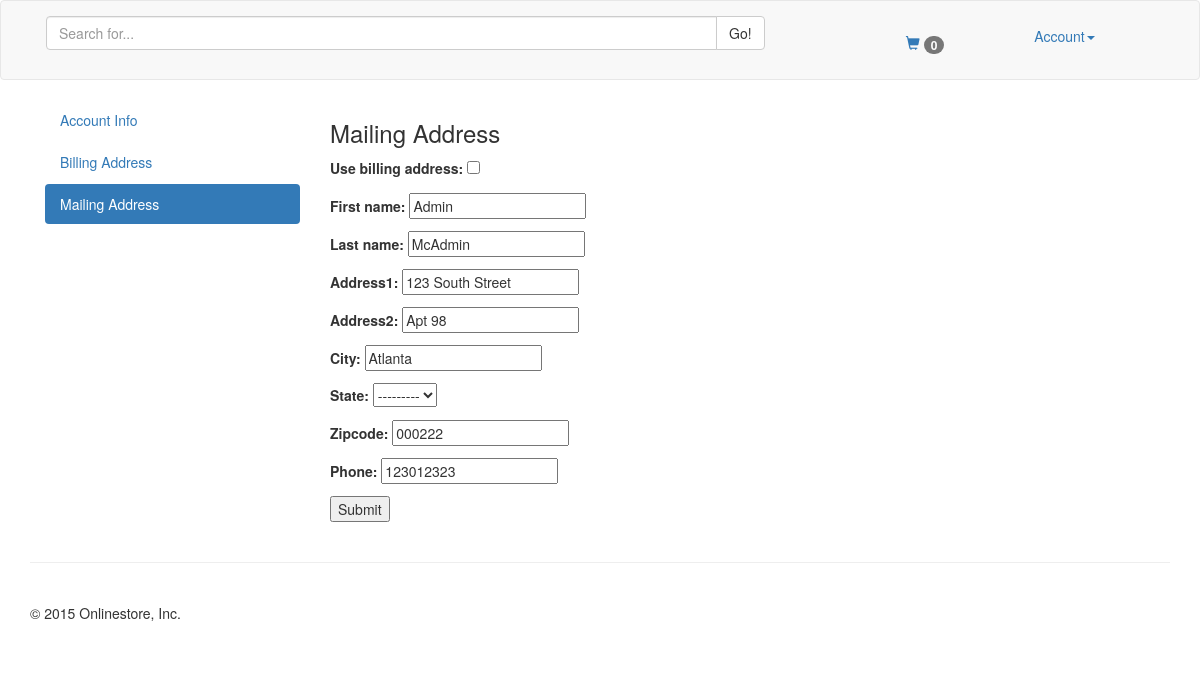
Page /account/mailing/ (signed in) on the committed database.
### accounts/models.py (models this page shows, shortened)
class UserMailingAddress(models.Model):
	user = models.ForeignKey(settings.AUTH_USER_MODEL)
	use_billing_address = models.BooleanField(default=False)
	first_name = models.CharField(max_length=100, null=True, blank=True)
	last_name = models.CharField(max_length=100, null=True, blank=True)
	address1 = models.CharField(max_length=200, null=True, blank=True)
	address2 = models.CharField(max_length=200, null=True, blank=True)
	city = models.CharField(max_length=50, null=True, blank=True)
	state = models.CharField(max_length=50, choices=US_STATES, blank=True)
	zipcode = models.CharField(max_length=20, null=True, blank=True)
	phone = models.CharField(max_length=20, null=True, blank=True)
	created = models.DateTimeField(auto_now_add=True)
	updated = models.DateTimeField(auto_now=True)

### accounts/views.py (the view, shortened to what this page needs)
@login_required
def user_mailing_address(request):
	user = request.user
	initial = {}
	if user.usermailingaddress_set.first():
		address = user.usermailingaddress_set.last()
		initial['first_name'] = address.first_name
		initial['last_name'] = address.last_name
		initial['use_billing_address'] = address.use_billing_address
		initial['address1'] = address.address1
		initial['address2'] = address.address2
		initial['city'] = address.city
		initial['state'] = address.state
		initial['zipcode'] = address.zipcode
		initial['phone'] = address.phone
	form = UserMailingAddressForm(initial=initial)
	context = {'form': form}
	return render(request, 'accounts/mailingaddress.html', context)

### accounts/forms.py
class UserMailingAddressForm(ModelForm):
	class Meta:
		model = UserMailingAddress
		fields = ['use_billing_address', 'first_name', 'last_name','address1',
				'address2', 'city', 'state', 'zipcode', 'phone']

### accounts/templates/accounts/mailingaddress.html (shortened to what this page needs)
{% extends "base.html" %}
{% block content %}
<div class='col-md-3'>
	<ul class="nav nav-pills nav-stacked">
		<li role="presentation"><a href="{% url 'user_account_info' %}">Account Info</a></li>
		<li role="presentation"><a href="{% url 'user_billing_address' %}">Billing Address</a></li>
		<li role="presentation" class="active"><a href="#">Mailing Address</a></li>
	</ul>
</div>
<div class='col-md-9'>
	<h3>Mailing Address</h3>
	<form action="{% url 'user_mailing_address' %}" method="post">
	    {{ form.as_p }}
	    <input type="submit" value="Submit" />
	</form>
</div>
{% endblock %}

### rows in the picture
UserMailingAddress: first_name "Admin", last_name "McAdmin", address1 "123 South Street", address2 "Apt 98", city "Atlanta", state "---------", zipcode "000222", phone "123012323"
